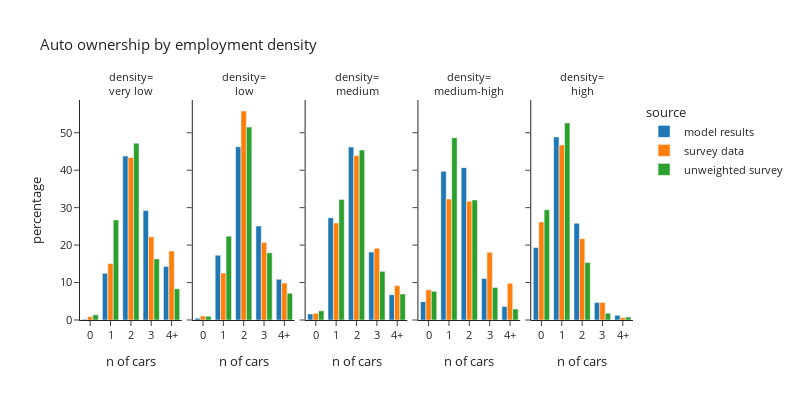

The notebook cell this image was saved under:
### Code cell
plot_auto(hh_data.dropna(subset=['emp_density_group']),'emp_density_group','employment density','density')

### Figure 1 — Plotly figure (JSON) as saved in the notebook; plotly's stock layout.template omitted (floating-point values rounded to 4 significant figures)
{"data": [{"alignmentgroup": "True", "hovertemplate": "source=model results<br>emp_density_group=very low<br>auto_ownership_simple=%{x}<br>percentage=%{y}<extra></extra>", "legendgroup": "model results", "marker": {"color": "#1F77B4", "pattern": {"shape": ""}}, "name": "model results", "offsetgroup": "model results", "orientation": "v", "showlegend": true, "textposition": "auto", "type": "bar", "x": ["0", "1", "2", "3", "4+"], "xaxis": "x", "y": [0.1928, 12.46, 43.82, 29.22, 14.31], "yaxis": "y"}, {"alignmentgroup": "True", "hovertemplate": "source=model results<br>emp_density_group=low<br>auto_ownership_simple=%{x}<br>percentage=%{y}<extra></extra>", "legendgroup": "model results", "marker": {"color": "#1F77B4", "pattern": {"shape": ""}}, "name": "model results", "offsetgroup": "model results", "orientation": "v", "showlegend": false, "textposition": "auto", "type": "bar", "x": ["0", "1", "2", "3", "4+"], "xaxis": "x2", "y": [0.4823, 17.31, 46.27, 25.08, 10.86], "yaxis": "y2"}, {"alignmentgroup": "True", "hovertemplate": "source=model results<br>emp_density_group=medium<br>auto_ownership_simple=%{x}<br>percentage=%{y}<extra></extra>", "legendgroup": "model results", "marker": {"color": "#1F77B4", "pattern": {"shape": ""}}, "name": "model results", "offsetgroup": "model results", "orientation": "v", "showlegend": false, "textposition": "auto", "type": "bar", "x": ["0", "1", "2", "3", "4+"], "xaxis": "x3", "y": [1.625, 27.29, 46.17, 18.14, 6.772], "yaxis": "y3"}, {"alignmentgroup": "True", "hovertemplate": "source=model results<br>emp_density_group=medium-high<br>auto_ownership_simple=%{x}<br>percentage=%{y}<extra></extra>", "legendgroup": "model results", "marker": {"color": "#1F77B4", "pattern": {"shape": ""}}, "name": "model results", "offsetgroup": "model results", "orientation": "v", "showlegend": false, "textposition": "auto", "type": "bar", "x": ["0", "1", "2", "3", "4+"], "xaxis": "x4", "y": [4.895, 39.73, 40.68, 11.09, 3.603], "yaxis": "y4"}, {"alignmentgroup": "True", "hovertemplate": "source=model results<br>emp_density_group=high<br>auto_ownership_simple=%{x}<br>percentage=%{y}<extra></extra>", "legendgroup": "model results", "marker": {"color": "#1F77B4", "pattern": {"shape": ""}}, "name": "model results", "offsetgroup": "model results", "orientation": "v", "showlegend": false, "textposition": "auto", "type": "bar", "x": ["0", "1", "2", "3", "4+"], "xaxis": "x5", "y": [19.36, 48.88, 25.86, 4.658, 1.244], "yaxis": "y5"}, {"alignmentgroup": "True", "hovertemplate": "source=survey data<br>emp_density_group=very low<br>auto_ownership_simple=%{x}<br>percentage=%{y}<extra></extra>", "legendgroup": "survey data", "marker": {"color": "#FF7F0E", "pattern": {"shape": ""}}, "name": "survey data", "offsetgroup": "survey data", "orientation": "v", "showlegend": true, "textposition": "auto", "type": "bar", "x": ["0", "1", "2", "3", "4+"], "xaxis": "x", "y": [0.8576, 15.1, 43.39, 22.22, 18.42], "yaxis": "y"}, {"alignmentgroup": "True", "hovertemplate": "source=survey data<br>emp_density_group=low<br>auto_ownership_simple=%{x}<br>percentage=%{y}<extra></extra>", "legendgroup": "survey data", "marker": {"color": "#FF7F0E", "pattern": {"shape": ""}}, "name": "survey data", "offsetgroup": "survey data", "orientation": "v", "showlegend": false, "textposition": "auto", "type": "bar", "x": ["0", "1", "2", "3", "4+"], "xaxis": "x2", "y": [1.051, 12.55, 55.81, 20.73, 9.863], "yaxis": "y2"}, {"alignmentgroup": "True", "hovertemplate": "source=survey data<br>emp_density_group=medium<br>auto_ownership_simple=%{x}<br>percentage=%{y}<extra></extra>", "legendgroup": "survey data", "marker": {"color": "#FF7F0E", "pattern": {"shape": ""}}, "name": "survey data", "offsetgroup": "survey data", "orientation": "v", "showlegend": false, "textposition": "auto", "type": "bar", "x": ["0", "1", "2", "3", "4+"], "xaxis": "x3", "y": [1.826, 25.9, 43.9, 19.18, 9.188], "yaxis": "y3"}, {"alignmentgroup": "True", "hovertemplate": "source=survey data<br>emp_density_group=medium-high<br>auto_ownership_simple=%{x}<br>percentage=%{y}<extra></extra>", "legendgroup": "survey data", "marker": {"color": "#FF7F0E", "pattern": {"shape": ""}}, "name": "survey data", "offsetgroup": "survey data", "orientation": "v", "showlegend": false, "textposition": "auto", "type": "bar", "x": ["0", "1", "2", "3", "4+"], "xaxis": "x4", "y": [8.063, 32.31, 31.73, 18.09, 9.803], "yaxis": "y4"}, {"alignmentgroup": "True", "hovertemplate": "source=survey data<br>emp_density_group=high<br>auto_ownership_simple=%{x}<br>percentage=%{y}<extra></extra>", "legendgroup": "survey data", "marker": {"color": "#FF7F0E", "pattern": {"shape": ""}}, "name": "survey data", "offsetgroup": "survey data", "orientation": "v", "showlegend": false, "textposition": "auto", "type": "bar", "x": ["0", "1", "2", "3", "4+"], "xaxis": "x5", "y": [26.2, 46.74, 21.71, 4.677, 0.6735], "yaxis": "y5"}, {"alignmentgroup": "True", "hovertemplate": "source=unweighted survey<br>emp_density_group=very low<br>auto_ownership_simple=%{x}<br>percentage=%{y}<extra></extra>", "legendgroup": "unweighted survey", "marker": {"color": "#2CA02C", "pattern": {"shape": ""}}, "name": "unweighted survey", "offsetgroup": "unweighted survey", "orientation": "v", "showlegend": true, "textposition": "auto", "type": "bar", "x": ["0", "1", "2", "3", "4+"], "xaxis": "x", "y": [1.389, 26.74, 47.22, 16.32, 8.333], "yaxis": "y"}, {"alignmentgroup": "True", "hovertemplate": "source=unweighted survey<br>emp_density_group=low<br>auto_ownership_simple=%{x}<br>percentage=%{y}<extra></extra>", "legendgroup": "unweighted survey", "marker": {"color": "#2CA02C", "pattern": {"shape": ""}}, "name": "unweighted survey", "offsetgroup": "unweighted survey", "orientation": "v", "showlegend": false, "textposition": "auto", "type": "bar", "x": ["0", "1", "2", "3", "4+"], "xaxis": "x2", "y": [1.017, 22.37, 51.53, 17.97, 7.119], "yaxis": "y2"}, {"alignmentgroup": "True", "hovertemplate": "source=unweighted survey<br>emp_density_group=medium<br>auto_ownership_simple=%{x}<br>percentage=%{y}<extra></extra>", "legendgroup": "unweighted survey", "marker": {"color": "#2CA02C", "pattern": {"shape": ""}}, "name": "unweighted survey", "offsetgroup": "unweighted survey", "orientation": "v", "showlegend": false, "textposition": "auto", "type": "bar", "x": ["0", "1", "2", "3", "4+"], "xaxis": "x3", "y": [2.448, 32.2, 45.39, 12.99, 6.968], "yaxis": "y3"}, {"alignmentgroup": "True", "hovertemplate": "source=unweighted survey<br>emp_density_group=medium-high<br>auto_ownership_simple=%{x}<br>percentage=%{y}<extra></extra>", "legendgroup": "unweighted survey", "marker": {"color": "#2CA02C", "pattern": {"shape": ""}}, "name": "unweighted survey", "offsetgroup": "unweighted survey", "orientation": "v", "showlegend": false, "textposition": "auto", "type": "bar", "x": ["0", "1", "2", "3", "4+"], "xaxis": "x4", "y": [7.683, 48.66, 32.07, 8.659, 2.927], "yaxis": "y4"}, {"alignmentgroup": "True", "hovertemplate": "source=unweighted survey<br>emp_density_group=high<br>auto_ownership_simple=%{x}<br>percentage=%{y}<extra></extra>", "legendgroup": "unweighted survey", "marker": {"color": "#2CA02C", "pattern": {"shape": ""}}, "name": "unweighted survey", "offsetgroup": "unweighted survey", "orientation": "v", "showlegend": false, "textposition": "auto", "type": "bar", "x": ["0", "1", "2", "3", "4+"], "xaxis": "x5", "y": [29.42, 52.63, 15.34, 1.795, 0.8107], "yaxis": "y5"}], "layout": {"annotations": [{"font": {}, "showarrow": false, "text": "density=<br>very low", "x": 0.092, "xanchor": "center", "xref": "paper", "y": 1.0, "yanchor": "bottom", "yref": "paper"}, {"font": {}, "showarrow": false, "text": "density=<br>low", "x": 0.296, "xanchor": "center", "xref": "paper", "y": 1.0, "yanchor": "bottom", "yref": "paper"}, {"font": {}, "showarrow": false, "text": "density=<br>medium", "x": 0.5, "xanchor": "center", "xref": "paper", "y": 1.0, "yanchor": "bottom", "yref": "paper"}, {"font": {}, "showarrow": false, "text": "density=<br>medium-high", "x": 0.704, "xanchor": "center", "xref": "paper", "y": 1.0, "yanchor": "bottom", "yref": "paper"}, {"font": {}, "showarrow": false, "text": "density=<br>high", "x": 0.908, "xanchor": "center", "xref": "paper", "y": 1.0, "yanchor": "bottom", "yref": "paper"}], "barmode": "group", "font": {"size": 11}, "height": 400, "legend": {"title": {"text": "source"}, "tracegroupgap": 0}, "title": {"text": "Auto ownership by employment density"}, "width": 800, "xaxis": {"anchor": "y", "domain": [0.0, 0.184], "title": {"text": "n of cars"}}, "xaxis2": {"anchor": "y2", "domain": [0.204, 0.388], "matches": "x", "title": {"text": "n of cars"}}, "xaxis3": {"anchor": "y3", "domain": [0.408, 0.592], "matches": "x", "title": {"text": "n of cars"}}, "xaxis4": {"anchor": "y4", "domain": [0.612, 0.796], "matches": "x", "title": {"text": "n of cars"}}, "xaxis5": {"anchor": "y5", "domain": [0.816, 1.0], "matches": "x", "title": {"text": "n of cars"}}, "yaxis": {"anchor": "x", "domain": [0.0, 1.0], "title": {"text": "percentage"}}, "yaxis2": {"anchor": "x2", "domain": [0.0, 1.0], "matches": "y", "showticklabels": false}, "yaxis3": {"anchor": "x3", "domain": [0.0, 1.0], "matches": "y", "showticklabels": false}, "yaxis4": {"anchor": "x4", "domain": [0.0, 1.0], "matches": "y", "showticklabels": false}, "yaxis5": {"anchor": "x5", "domain": [0.0, 1.0], "matches": "y", "showticklabels": false}}}
